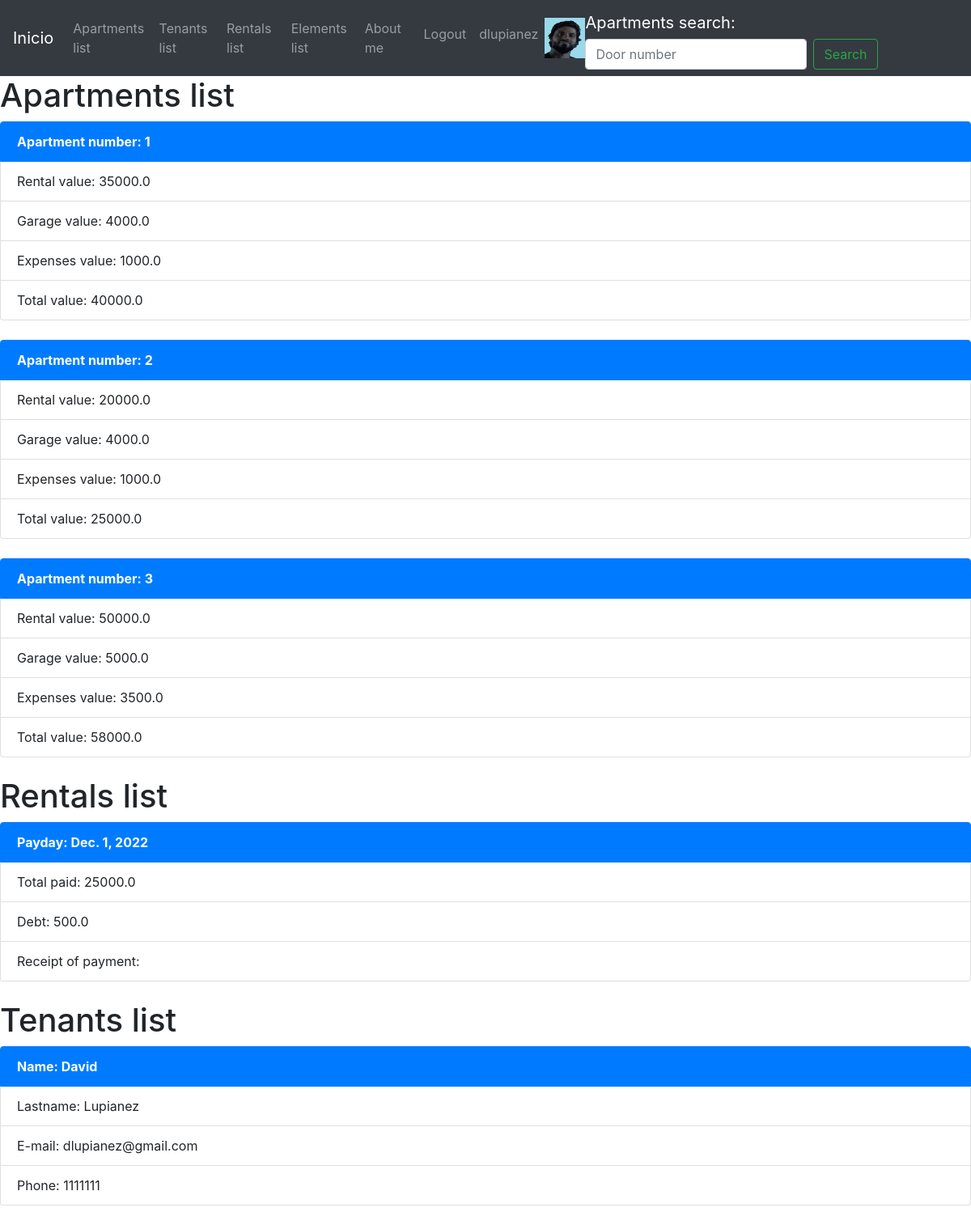
Page /elements-list/ (signed in) on the earlier database version.
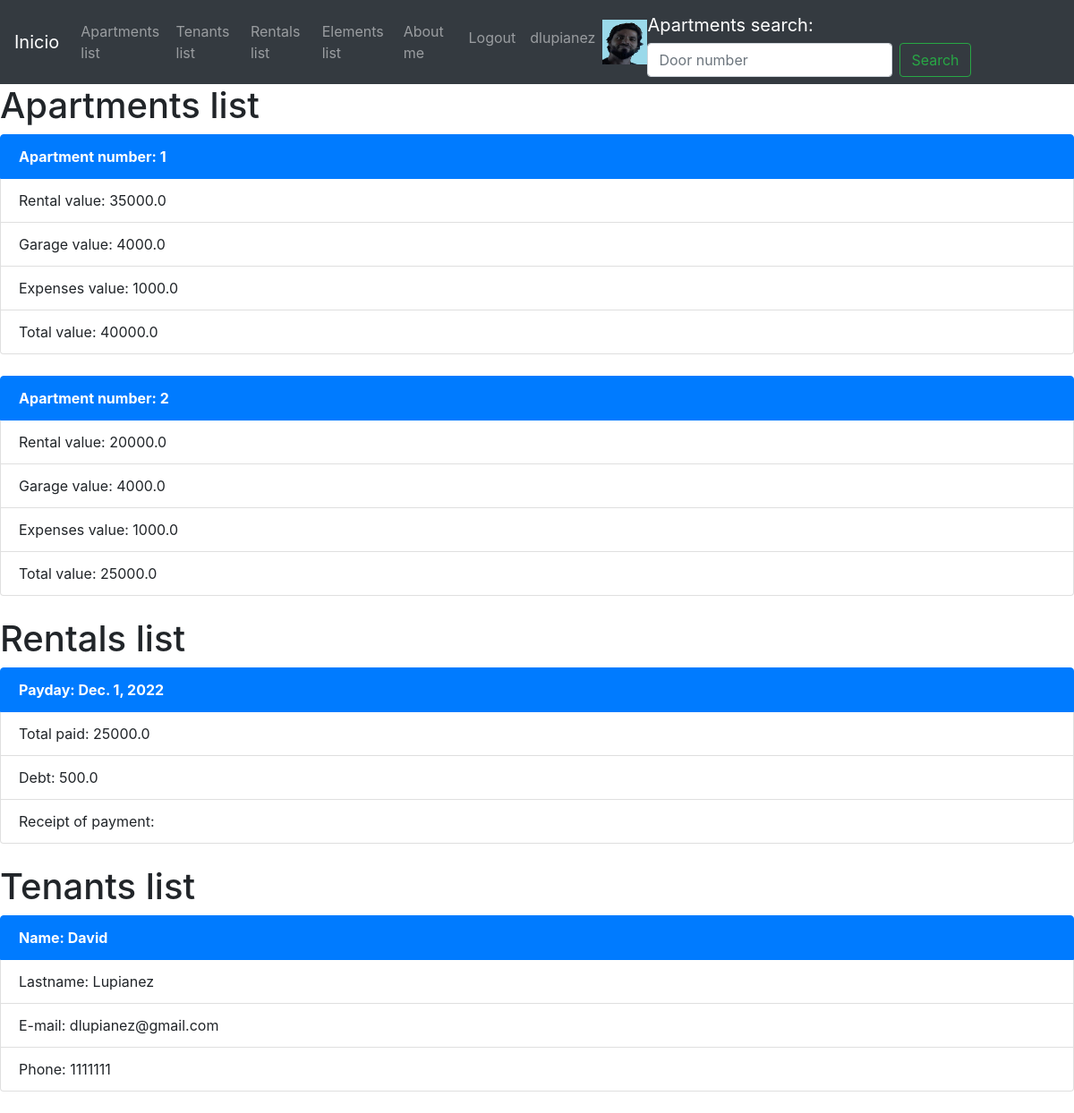
Same page on the later database version.
### apartments/models.py (models this page shows, shortened)
class Apartment(models.Model):
    door_number=models.CharField(max_length=10, null=False, blank=False)
    rental_value=models.FloatField()
    garage_value=models.FloatField()
    expenses_value=models.FloatField()
    total_value=models.FloatField()
    is_available=models.BooleanField(default=True)
    apartment_picture = models.ImageField(upload_to='apartment_images', null=True, blank=True)

### rentals/models.py (models this page shows)
class Rent(models.Model):
    payday=models.DateField()
    total_paid=models.FloatField()
    debt=models.FloatField()
    receipt_of_payment=models.IntegerField()
    has_debt=models.BooleanField(default=False)

### tenants/models.py (models this page shows, shortened)
class Tenant(models.Model):
    name=models.CharField(max_length=50, null=False, blank=False)
    lastname=models.CharField(max_length=50, null=False, blank=False )
    email=models.EmailField(max_length=50, null=False, blank=False)
    phone=models.CharField(max_length=50, null=False, blank=False)
    is_active=models.BooleanField(default=True)
    tenant_picture = models.ImageField(upload_to='tenant_images', null=True, blank=True)

### real_estate_management/views.py (the view)
# urls.py: path('elements-list/', elements_list),
def elements_list(request):
    all_apartments = Apartment.objects.all()
    all_rents = Rent.objects.all()
    all_tenants = Tenant.objects.all()
    context = {
        'apartments':all_apartments,
        'rents':all_rents,
        'tenants':all_tenants,
    }
    return render(request, 'elements-list.html', context=context)

### templates/elements-list.html (shortened to what this page needs)
{% extends 'base.html' %}
{% block content %}
    <h1>Apartments list</h1>
    {% for apartment in apartments %}
    <ul class="list-group">
        <li class="list-group-item active"><b>Apartment number: {{apartment.door_number}}</b></li>
        <li class="list-group-item">Rental value: {{apartment.rental_value}}</li>
        <li class="list-group-item">Garage value: {{apartment.garage_value}}</li>
        <li class="list-group-item">Expenses value: {{apartment.expenses_value}}</li>
        <li class="list-group-item">Total value: {{apartment.total_value}}</li>
    </ul>
    <br>
    {% endfor %}
    <h1>Rentals list</h1>
    {% for rent in rents %}
    <ul class="list-group">
        <li class="list-group-item active"><b>Payday: {{rent.payday}}</b></li>
        <li class="list-group-item">Total paid: {{rent.total_paid}}</li>
        <li class="list-group-item">Debt: {{rent.debt}}</li>
        <li class="list-group-item">Receipt of payment: {{rent.receipt_of_payent}}</li>
    </ul>
    <br>
    {% endfor %}
    <h1>Tenants list</h1>
    {% for tenant in tenants %}
    <ul class="list-group">
        <li class="list-group-item active"><b>Name: {{tenant.name}}</b></li>
        <li class="list-group-item">Lastname: {{tenant.lastname}}</li>
        <li class="list-group-item">E-mail: {{tenant.email}}</li>
        <li class="list-group-item">Phone: {{tenant.phone}}</li>
    </ul>
    <br>
    {% endfor %}
{% endblock %}

Differences in the rows shown:
removed Apartment: door_number "3", rental_value "50000.0", garage_value "5000.0", expenses_value "3500.0", total_value "58000.0"
